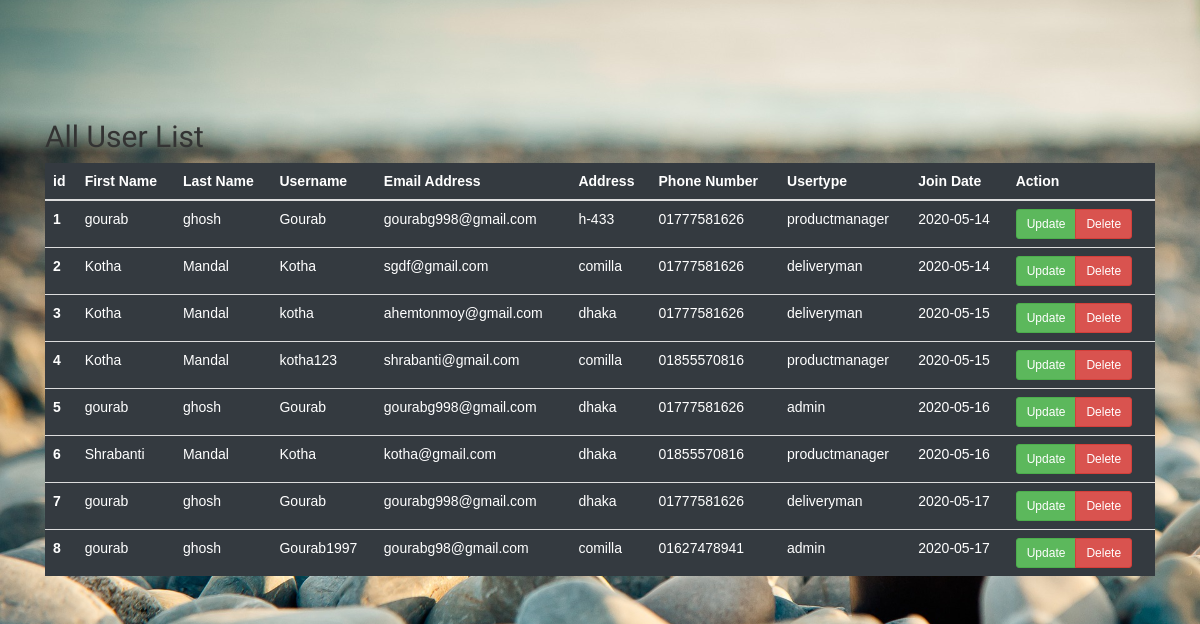
/userEdit.php, run on the app's committed database.
### tables this page shows
CREATE TABLE `users` (
  `id` int(255) NOT NULL,
  `password` varchar(255) NOT NULL,
  `usertype` varchar(50) NOT NULL,
  `username` varchar(50) NOT NULL,
  `firstname` varchar(20) NOT NULL,
  `lastname` varchar(20) NOT NULL,
  `phone` varchar(20) NOT NULL,
  `address` varchar(50) NOT NULL,
  `email` varchar(20) NOT NULL,
  `join_date` date NOT NULL
);

### userEdit.php (the view, shortened to what this page needs)
<?php
  include "include/db.php";
?>
<!doctype html>
<html lang="en">
  <head>
    <link rel="stylesheet" href="https://stackpath.bootstrapcdn.com/bootstrap/4.4.1/css/bootstrap.min.css">
    <link href="https://maxcdn.bootstrapcdn.com/bootstrap/3.3.6/css/bootstrap.min.css" rel="stylesheet" />
    <link rel="stylesheet" type="text/css" href="css/style.css">
  </head>
  <body>
    <section>
      <div class="container">
        <div class="row">
          <div class="col-md-8">
            <h2>All User List</h2>
          </div>
          <div class="col-md-4">
          </div>
        </div>
        <div class="row">
          <div class="col-md-12">
            <table class="table table-dark">
              <thead>
                <tr>
                  <th scope="col">id</th>
                  <th scope="col">First Name</th>
                  <th scope="col">Last Name</th>
                  <th scope="col">Username</th>
                  <th scope="col">Email Address</th>
                  <th scope="col">Address</th>
                  <th scope="col">Phone Number</th>
                  <th scope="col">Usertype</th>
                  <th scope="col">Join Date</th>
                  <th scope="col">Action</th>
                </tr>
              </thead>
              <tbody>
                <?php
                  $myQuery = "SELECT * FROM users";
                  $allUsers = mysqli_query($db, $myQuery);
                  $i = 0;
                  while ( $row = mysqli_fetch_assoc($allUsers) ) {
                      $id         = $row['id'];
                      $username   = $row['username'];
                      $firstname  = $row['firstname'];
                      $lastname   = $row['lastname'];
                      $email      = $row['email'];
                      $phone      = $row['phone'];
                      $address    = $row['address'];
                      $usertype   = $row['usertype'];
                      $join_date  = $row['join_date'];
                      $i++;
                      ?>
                      <tr>
                        <th scope="row"><?php echo $i; ?></th>
                       <td><?php echo $firstname; ?></td>
                        <td><?php echo $lastname; ?></td>
                        <td><?php echo $username; ?></td>
                        <td><?php echo $email; ?></td>
                        <td><?php echo $address; ?></td>
                        <td><?php echo $phone; ?></td>
                        <td><?php echo $usertype; ?></td>
                        <td><?php echo $join_date; ?></td>
                        <td>
                          <div class="btn-group">
                            <a href="updateUser.php?update=<?php echo $id; ?>" class="btn btn-success btn-sm">Update</a>
                            <a href="userEdit.php?delete=<?php echo $id; ?>" class="btn btn-danger btn-sm">Delete</a>
                          </div>
                        </td>
                      </tr>
                <?php  }
                ?>
              </tbody>
            </table>
          </div>
        </div>
      </div>
    </section>
  </body>
</html>

### css/style.css (style rules this page uses)
body { margin: 0; padding: 0; background: url(dosa-king-bangkok-banner.jpg); background-size: cover; background-position: center; font-family: sans-serif; }
h1, h2, h3, h4, h5, h6 { font-family: 'Catamaran', sans-serif; }
section { padding: 100px 0; }
body { margin: 0; padding: 0; background: url(pic1.jpg); background-size: cover; background-position: center; font-family: sans-serif; }

### data on the page
users: firstname "gourab", lastname "ghosh", username "Gourab", email "gourabg998@gmail.com", address "h-433", phone "01777581626", usertype "productmanager", join_date "2020-05-14"
users: firstname "Kotha", lastname "Mandal", username "Kotha", email "sgdf@gmail.com", address "comilla", phone "01777581626", usertype "deliveryman", join_date "2020-05-14"
users: firstname "Kotha", lastname "Mandal", username "kotha", email "ahemtonmoy@gmail.com", address "dhaka", phone "01777581626", usertype "deliveryman", join_date "2020-05-15"
users: firstname "Kotha", lastname "Mandal", username "kotha123", email "shrabanti@gmail.com", address "comilla", phone "01855570816", usertype "productmanager", join_date "2020-05-15"
users: firstname "gourab", lastname "ghosh", username "Gourab", email "gourabg998@gmail.com", address "dhaka", phone "01777581626", usertype "admin", join_date "2020-05-16"
users: firstname "Shrabanti", lastname "Mandal", username "Kotha", email "kotha@gmail.com", address "dhaka", phone "01855570816", usertype "productmanager", join_date "2020-05-16"
users: firstname "gourab", lastname "ghosh", username "Gourab", email "gourabg998@gmail.com", address "dhaka", phone "01777581626", usertype "deliveryman", join_date "2020-05-17"
users: firstname "gourab", lastname "ghosh", username "Gourab1997", email "gourabg98@gmail.com", address "comilla", phone "01627478941", usertype "admin", join_date "2020-05-17"
